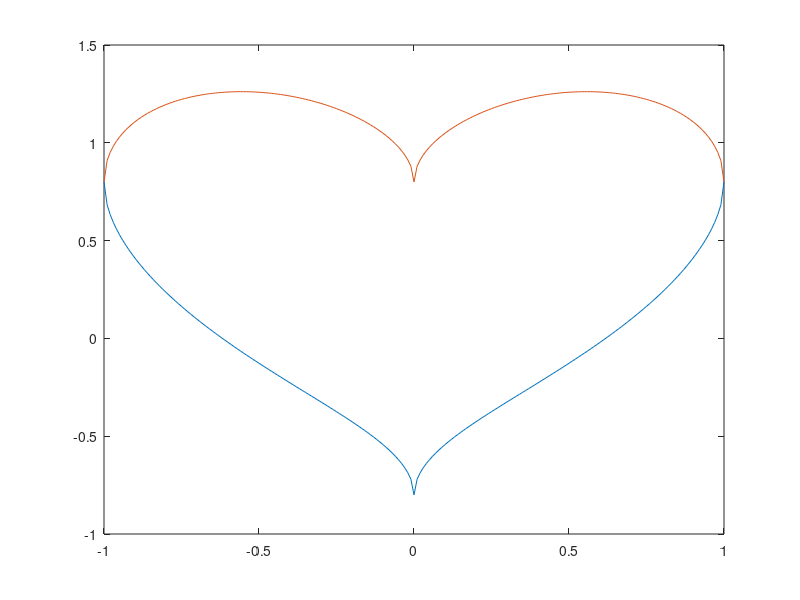

This figure's MATLAB source:
#x = -10:0.01:10
#y = sin(x)
#z = cos(x)
#plot3(y,z,x)

x = -1:0.01:1;
y = (-sqrt(1-power(x,2))+sqrt(abs(x)))*4/5;
plot(x,y)
hold on
y = (sqrt(1-power(x,2))+sqrt(abs(x)))*4/5;
hold on
plot(x,y)
